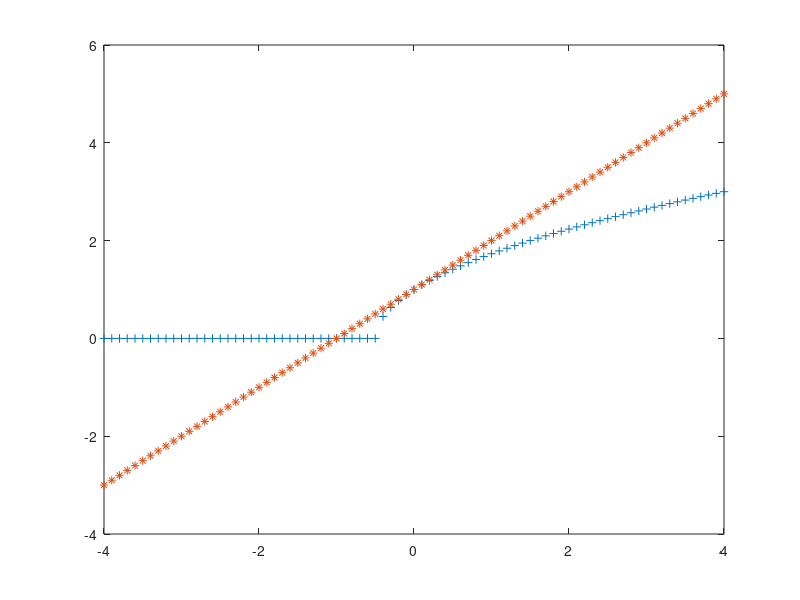

This figure's MATLAB source: (Note: this script raises an error after producing the figure.)

disp("Q1");
H=[0.01 0.05 0.1];

% define the function 
f=@(x) 1/sqrt(1+2*x^3);
a=1.2;
b=1.6;
I=zeros(size(H));
for i=1:length(H)
    h=H(i); % define the step size 
    n=(b-a)/h; %calculate the  number of steps 
    sum=0;

    for j=0:n
        x=a+j*h; % calculate the value of x at each step 
        sum=sum+f(x); % add the value of the function at x to the sum 
    end

  disp("the result with step size h=")
  disp(H(i));
  I(i)=sum*h; %calculate the integral as the sum multiplied by the step size
  disp(I(i));
end


disp("Q2");
f=@(x) 1/(1+sin(x)+x);
N=[10,100];
a=0.4;
b=0.5;
I=zeros(size(N));
for i=1:length(N)
    n=N(i);
    h=(b-a)/n;
    sum=0;
    for j=0:n
        x=a+j*h;
        sum=sum+f(x);
    end
     disp("the result with step size n=")
  disp(N(i));
  I(i)=sum*h; %calculate the integral as the sum multiplied by the step size
  disp(I(i));
end




disp("Q3");
f=@(x) sqrt(x).*cos(x.^2);
a=0.4;
b=0.6;
h=0.01;
n=(b-a)/h;
sum=0;
for i=0:n
    x=a+i*h;
    sum=sum+f(x);
end
I=sum*h;
disp(I);


disp("Q4")
x=-4:0.1:4;
axis=[-4 4 -4 4];
y1=sqrt(2*x+1);
y2=x+1;
plot(x,y1,'+',x,y2,'*')
x=[0 4];
y=[-1 3];
S=((y(1)+y(2))/2)*(x(2)-x(1));
disp("the are equal to :")
disp(S);


disp("Q5");
syms x
f=@(x)sin(2*x)./(x.^2+1);
a=0.5;
b=1.5;
A=integral(f,a,b);
disp(A);

disp("Q6");
syms x
f=@(x) sqrt(0.2*x.^2+1);
a=0.2;
b=1.8;
N=integral(f,a,b);
disp(N);


disp("Q8")
syms x

f=@(x) exp(x)./(1+sin(3*x));
a=0.1;
b=0.5;
Q=integral(f,a,b);
disp(Q);

disp("Q9");
syms x
c=input("enter a number");
f=simplify((8*x^3-1)/(6*x^2-5*x+1));
p1=subs(f,x,-3);
disp(" x=-3");
disp(p1);
disp("x=c");
p2=subs(f,x,c);
disp(p2);

